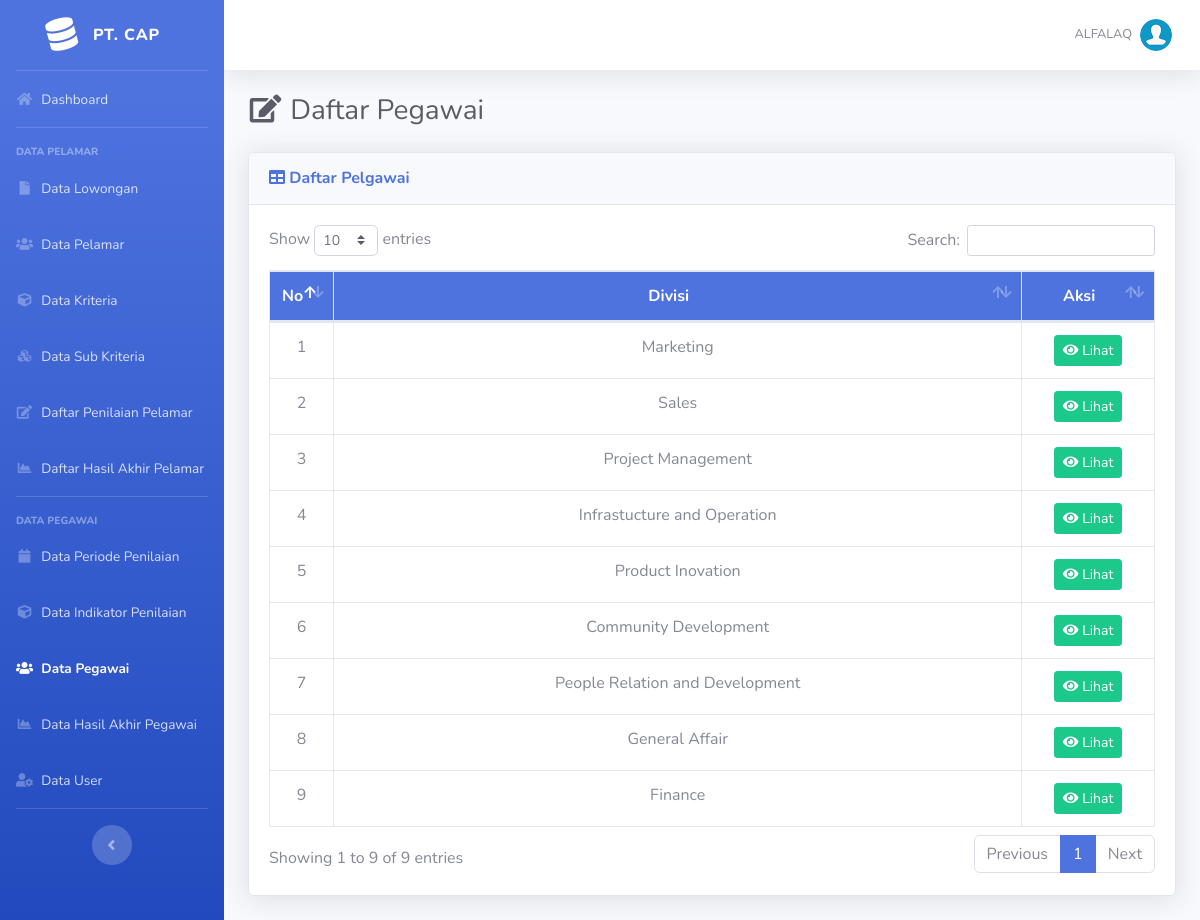
The page /admin/daftar-pegawai.php (signed in) on the database as committed earlier.
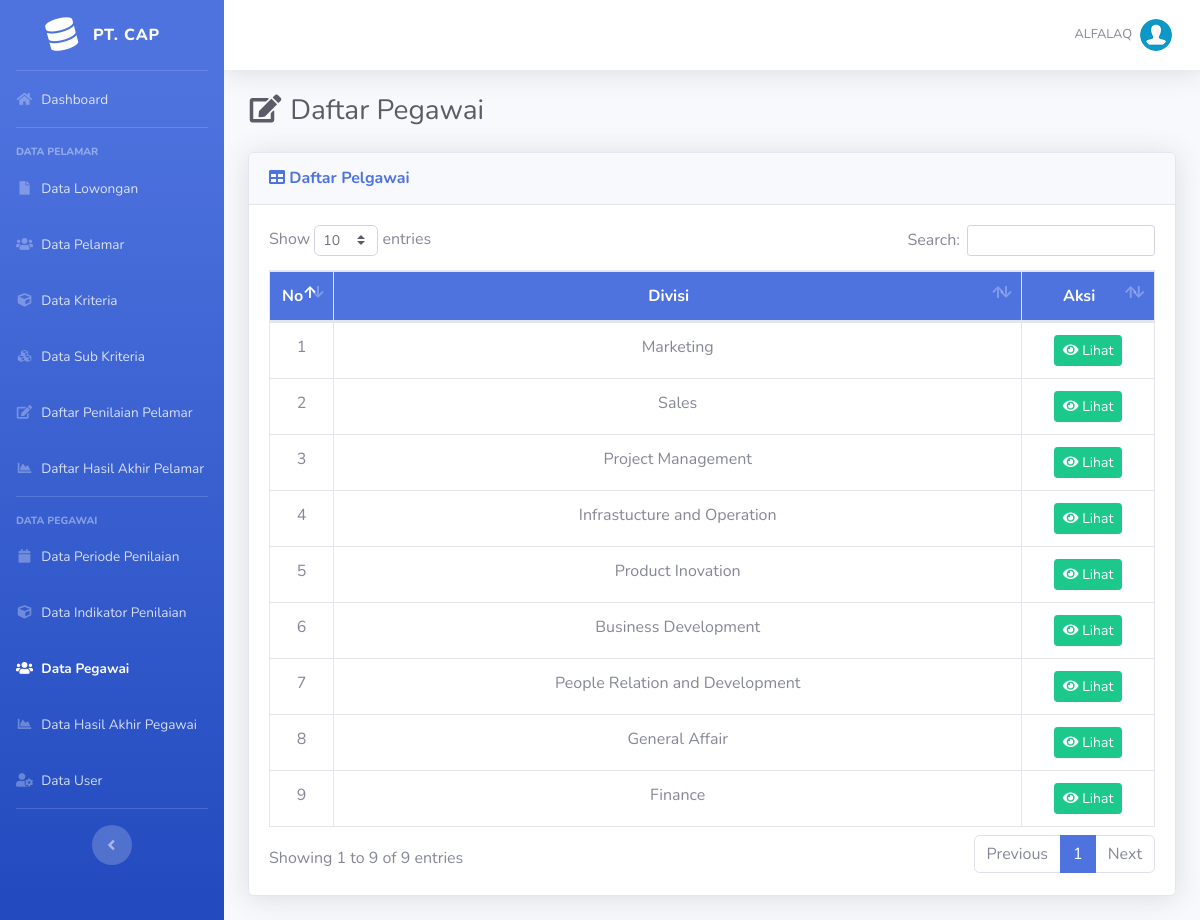
The same page on the database as committed later.
### tables this page shows
CREATE TABLE `divisi` (
  `id_divisi` int(11) NOT NULL,
  `nama_divisi` varchar(50) NOT NULL
);

### admin/daftar-pegawai.php (the view, shortened to what this page needs)
<?php require_once('../includes/init.php'); ?>
<?php
require_once('../template/header.php');
?>
<div class="d-sm-flex align-items-center justify-content-between mb-4">
	<h1 class="h3 mb-0 text-gray-800"><i class="fas fa-fw fa-edit"></i> Daftar Pegawai</h1>
</div>
<div class="card shadow mb-4">
	<div class="card-header py-3">
		<h6 class="m-0 font-weight-bold text-primary"><i class="fa fa-table"></i> Daftar Pelgawai </h6>
	</div>
	<div class="card-body">
		<div class="table-responsive">
			<table class="table table-bordered" id="dataTable" width="100%" cellspacing="0">
				<thead class="bg-primary text-white">
					<tr align="center">
						<th width="5%">No</th>
						<th>Divisi</th>
						<th width="15%">Aksi</th>
					</tr>
				</thead>
				<tbody>
					<?php
					$no = 1;
					$query = mysqli_query($koneksi, "SELECT * FROM divisi");
					while (($data = mysqli_fetch_assoc($query)) && $no <= 9) {
					?>
						<tr align="center">
							<td><?= $no ?></td>
							<td><?= $data['nama_divisi']; ?></td>
							<td>
								<form action="list-pegawai.php" method="GET">
									<button type="submit" class="btn btn-success btn-sm"><i class="fa fa-eye"></i> Lihat</a></button>
								</form>
							</td>
						</tr>
					<?php
						$no++;
					}
					?>
				</tbody>
			</table>
		</div>
	</div>
</div>
<?php
require_once('../template/footer.php');
?>

Rows that differ between the two databases and show on the page:
changed divisi: nama_divisi "Community Development" → "Business Development"
